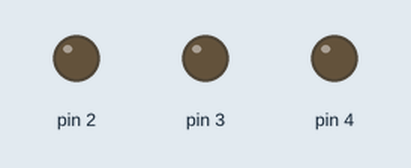
The sketch below on a simulated Arduino Uno, built with avr-gcc and run on an emulated ATmega328P. Parts: output pins drawn as LEDs (lit = HIGH).

Above: at 0.15 s.
At 0.65 s:
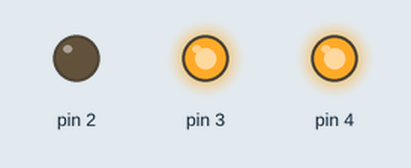
At 0.75 s:
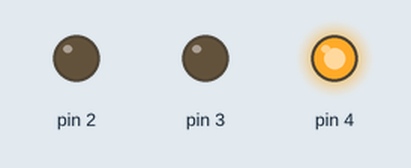
At 1.15 s:
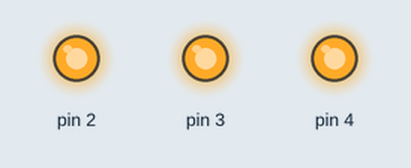
At 1.55 s:
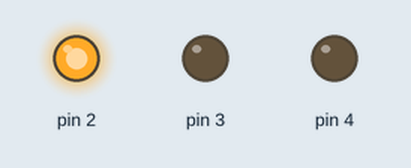
At 2.85 s:
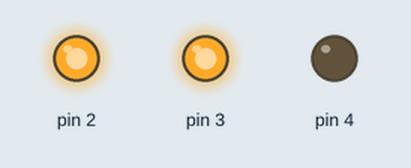
Timing chart, 0 to 3.1 s (numbered marks = the images above):
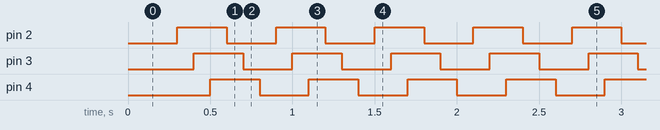

The sketch:

e3-ledflow.ino
```cpp
int BASE = 2;
int NUM = 3;

void setup() {
  for(int i = BASE; i < BASE + NUM; i++){
    pinMode(i, OUTPUT);
  }
}

void loop() {
  for(int i = BASE; i < BASE + NUM; i++){
    digitalWrite(i, LOW);
    delay(100);
  }
  for(int i = BASE; i < BASE + NUM; i++){
    digitalWrite(i, HIGH);
    delay(100);
  }
}
```

Measured:
- by itself, pin 2–4: alternates HIGH for 0.30 s and LOW for 0.30 s
- by itself, everything shown: repeats every 0.60 s, in 6 steps
